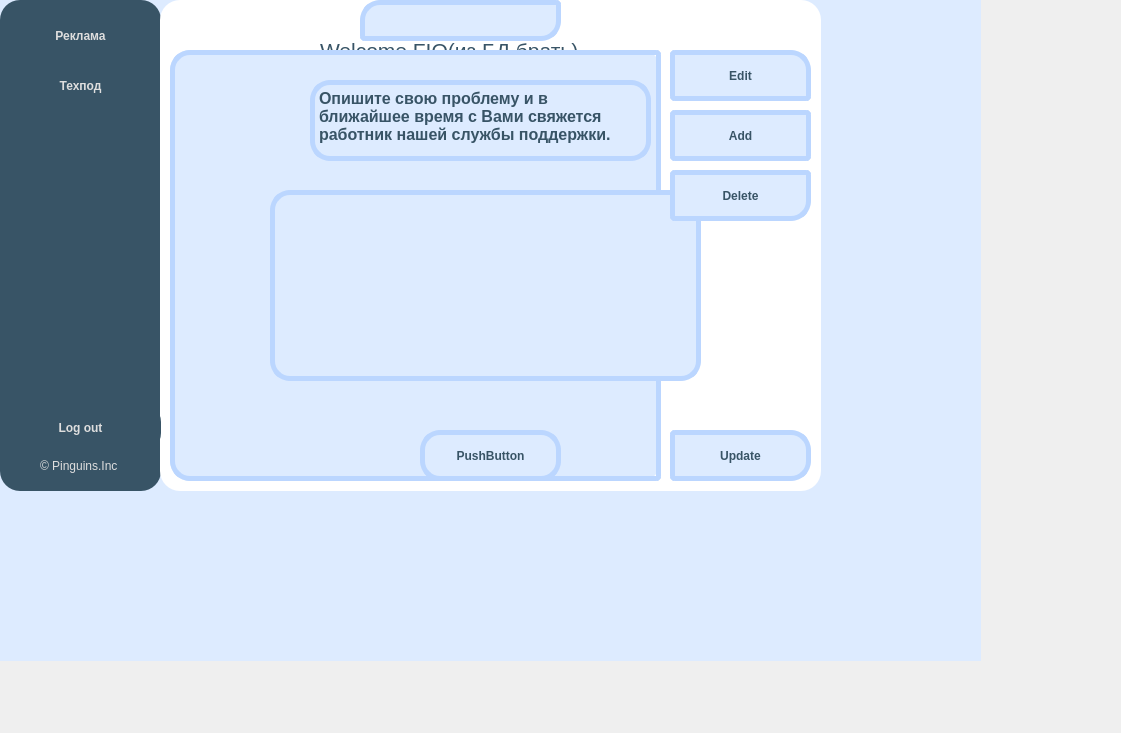
<?xml version="1.0" encoding="UTF-8"?>
<!-- Marketer UI code for CRM application
Copyright(C) 2022 Plnguins

This program is free software : you can redistribute it and / or modify
it under the terms of the GNU Affero General Public License as published
by the Free Software Foundation, either version 3 of the License, or
(at your option) any later version.

This program is distributed in the hope that it will be useful,
but WITHOUT ANY WARRANTY; without even the implied warranty of
MERCHANTABILITY or FITNESS FOR A PARTICULAR PURPOSE.See the
GNU Affero General Public License for more details.

You should have received a copy of the GNU Affero General Public License
along with this program.If not, see < https:  // www.gnu.org/licenses/>. -->
<ui version="4.0">
 <class>marketerUi</class>
 <widget class="QWidget" name="marketerUi">
  <property name="geometry">
   <rect>
    <x>0</x>
    <y>0</y>
    <width>1121</width>
    <height>733</height>
   </rect>
  </property>
  <property name="windowTitle">
   <string>Form</string>
  </property>
  <widget class="QLabel" name="label_6">
   <property name="geometry">
    <rect>
     <x>160</x>
     <y>0</y>
     <width>661</width>
     <height>491</height>
    </rect>
   </property>
   <property name="styleSheet">
    <string notr="true">background-color :rgb(255, 255, 255);
border-radius: 20px;</string>
   </property>
   <property name="text">
    <string/>
   </property>
  </widget>
  <widget class="QLabel" name="label">
   <property name="geometry">
    <rect>
     <x>40</x>
     <y>450</y>
     <width>91</width>
     <height>31</height>
    </rect>
   </property>
   <property name="styleSheet">
    <string notr="true">color: rgb(222, 222, 222);
font:light &quot;Comfortaa&quot; 16px;
background-color: rgb(56, 84, 102);</string>
   </property>
   <property name="text">
    <string>© Pinguins.Inc</string>
   </property>
  </widget>
  <widget class="QPushButton" name="pushButton_4">
   <property name="geometry">
    <rect>
     <x>0</x>
     <y>10</y>
     <width>161</width>
     <height>51</height>
    </rect>
   </property>
   <property name="styleSheet">
    <string notr="true">QPushButton#pushButton_4:!pressed {
    font: 12pt &quot;Comfortaa&quot;;
	color: rgb(222, 222, 222);
	font: bold;
	border: none;
	background-color: rgb(56, 84, 102);
	border-radius:20px;
 }

QPushButton#pushButton_4 {
    font: 12pt &quot;Comfortaa&quot;;
	color: rgb(222, 222, 222);
	font: bold;
	border: none;
	background-color: rgb(56, 84, 102);
	border-radius:20px;
 }

QPushButton#pushButton_4:hover {
     background-color: rgb(54, 69, 80);
	font: 12pt &quot;Comfortaa&quot;;
	color: rgb(222, 222, 222);
	font: bold;
	border: none;
	border-radius:20px;
 }


QPushButton#pushButton_4:pressed {
     background-color: rgb(45, 58, 66);
	font: 12pt &quot;Comfortaa&quot;;
	color: rgb(222, 222, 222);
	font: bold;
	border: none;
	border-radius:20px;
 }</string>
   </property>
   <property name="text">
    <string>Реклама</string>
   </property>
   <property name="flat">
    <bool>true</bool>
   </property>
  </widget>
  <widget class="QLabel" name="label_7">
   <property name="geometry">
    <rect>
     <x>0</x>
     <y>0</y>
     <width>161</width>
     <height>491</height>
    </rect>
   </property>
   <property name="sizePolicy">
    <sizepolicy hsizetype="Expanding" vsizetype="Expanding">
     <horstretch>0</horstretch>
     <verstretch>0</verstretch>
    </sizepolicy>
   </property>
   <property name="styleSheet">
    <string notr="true">color: rgb(222, 222, 222);
	font: bold;
	border: none;
	background-color: rgb(56, 84, 102);
	border-radius:20px;</string>
   </property>
   <property name="text">
    <string/>
   </property>
  </widget>
  <widget class="QLabel" name="label_5">
   <property name="geometry">
    <rect>
     <x>320</x>
     <y>30</y>
     <width>331</width>
     <height>41</height>
    </rect>
   </property>
   <property name="styleSheet">
    <string notr="true">font:bold 12pt &quot;Comfortaa&quot;;
color: rgb(56, 84, 102);</string>
   </property>
   <property name="text">
    <string>&lt;html&gt;&lt;head/&gt;&lt;body&gt;&lt;p&gt;&lt;span style=&quot; font-size:16pt;&quot;&gt;Welcome FIO(из БД брать)&lt;/span&gt;&lt;/p&gt;&lt;/body&gt;&lt;/html&gt;</string>
   </property>
  </widget>
  <widget class="QPushButton" name="pushButton_8">
   <property name="geometry">
    <rect>
     <x>670</x>
     <y>430</y>
     <width>141</width>
     <height>51</height>
    </rect>
   </property>
   <property name="styleSheet">
    <string notr="true">QPushButton#pushButton_8:!pressed {
    font: 12pt &quot;Comfortaa&quot;;
	font: bold;
	color:  rgb(56, 84, 102);	
	background-color: rgb(221, 235, 255);
	border: 5px solid #BBD6FF ;
	border-top-right-radius:20px;
	border-bottom-right-radius:20px;
	border-top-left-radius:5px;
	border-bottom-left-radius:5px;
 }

QPushButton#pushButton_8 {
    font: 12pt &quot;Comfortaa&quot;;
	font: bold;
	color:  rgb(56, 84, 102);	
	background-color: rgb(221, 235, 255);
	border: 5px solid #BBD6FF ;
	border-top-right-radius:20px;
	border-bottom-right-radius:20px;
	border-top-left-radius:5px;
	border-bottom-left-radius:5px;
 }

QPushButton#pushButton_8:hover {
    font: 12pt &quot;Comfortaa&quot;;
	font: bold;
	color:  rgb(56, 84, 102);	
	background-color: rgb(165, 199, 250);
	border: 5px solid #75ACFF;
	border-top-right-radius:20px;
	border-bottom-right-radius:20px;
	border-top-left-radius:5px;
	border-bottom-left-radius:5px;
 }


QPushButton#pushButton_8:pressed {
    font: 12pt &quot;Comfortaa&quot;;
	font: bold;
	color:  rgb(56, 84, 102);	
	background-color: rgb(165, 199, 250);
	border: 5px solid #75ACFF;
	border-top-right-radius:20px;
	border-bottom-right-radius:20px;
	border-top-left-radius:5px;
	border-bottom-left-radius:5px;
 }</string>
   </property>
   <property name="text">
    <string>Update</string>
   </property>
  </widget>
  <widget class="QLabel" name="label_10">
   <property name="geometry">
    <rect>
     <x>360</x>
     <y>0</y>
     <width>201</width>
     <height>41</height>
    </rect>
   </property>
   <property name="styleSheet">
    <string notr="true">font: 12pt &quot;Comfortaa&quot;;
	font: bold;
	color:  rgb(56, 84, 102);	
	background-color: rgb(221, 235, 255);
	border: 5px solid #BBD6FF ;
	border-top-left-radius: 20px;
	border-top-right-radius: 5px;
border-bottom-left-radius: 5px;
	border-bottom-right-radius: 20px;
	text-align: right;</string>
   </property>
   <property name="text">
    <string/>
   </property>
   <property name="alignment">
    <set>Qt::AlignCenter</set>
   </property>
  </widget>
  <widget class="QLabel" name="label_9">
   <property name="geometry">
    <rect>
     <x>170</x>
     <y>50</y>
     <width>491</width>
     <height>431</height>
    </rect>
   </property>
   <property name="styleSheet">
    <string notr="true">background-color: rgb(221, 235, 255);

border-radius:20px;</string>
   </property>
   <property name="text">
    <string/>
   </property>
  </widget>
  <widget class="QLabel" name="label_8">
   <property name="geometry">
    <rect>
     <x>-110</x>
     <y>-80</y>
     <width>1091</width>
     <height>741</height>
    </rect>
   </property>
   <property name="styleSheet">
    <string notr="true">background-color:rgb(221, 235, 255);</string>
   </property>
   <property name="text">
    <string/>
   </property>
  </widget>
  <widget class="QPushButton" name="pushButton_9">
   <property name="geometry">
    <rect>
     <x>670</x>
     <y>50</y>
     <width>141</width>
     <height>51</height>
    </rect>
   </property>
   <property name="styleSheet">
    <string notr="true">QPushButton#pushButton_9:!pressed {
    font: 12pt &quot;Comfortaa&quot;;
	font: bold;
	color:  rgb(56, 84, 102);	
	background-color: rgb(221, 235, 255);
	border: 5px solid #BBD6FF ;
	border-top-right-radius:20px;
	border-bottom-right-radius:5px;
	border-top-left-radius:5px;
	border-bottom-left-radius:5px;
 }

QPushButton#pushButton_9 {
    font: 12pt &quot;Comfortaa&quot;;
	font: bold;
	color:  rgb(56, 84, 102);	
	background-color: rgb(221, 235, 255);
	border: 5px solid #BBD6FF ;
	border-top-right-radius:20px;
	border-bottom-right-radius:5px;
	border-top-left-radius:5px;
	border-bottom-left-radius:5px;
 }

QPushButton#pushButton_9:hover {
    font: 12pt &quot;Comfortaa&quot;;
	font: bold;
	color:  rgb(56, 84, 102);	
	background-color: rgb(165, 199, 250);
	border: 5px solid #75ACFF;
	border-top-right-radius:20px;
	border-bottom-right-radius:5px;
	border-top-left-radius:5px;
	border-bottom-left-radius:5px;
 }


QPushButton#pushButton_9:pressed {
    font: 12pt &quot;Comfortaa&quot;;
	font: bold;
	color:  rgb(56, 84, 102);	
	background-color: rgb(165, 199, 250);
	border: 5px solid #75ACFF;
	border-top-right-radius:20px;
	border-bottom-right-radius:5px;
	border-top-left-radius:5px;
	border-bottom-left-radius:5px;
 }</string>
   </property>
   <property name="text">
    <string>Edit</string>
   </property>
  </widget>
  <widget class="QTextEdit" name="textEdit">
   <property name="geometry">
    <rect>
     <x>270</x>
     <y>190</y>
     <width>431</width>
     <height>191</height>
    </rect>
   </property>
   <property name="styleSheet">
    <string notr="true">	font: 12pt &quot;Comfortaa&quot;;
	font: bold;
	color:  rgb(56, 84, 102);	
	background-color: rgb(221, 235, 255);
	border: 5px solid #BBD6FF ;
	border-radius: 20px;</string>
   </property>
  </widget>
  <widget class="QLabel" name="label_4">
   <property name="geometry">
    <rect>
     <x>420</x>
     <y>450</y>
     <width>121</width>
     <height>31</height>
    </rect>
   </property>
   <property name="styleSheet">
    <string notr="true">font:bold 12pt &quot;Comfortaa&quot;;
color: rgb(56, 84, 102);</string>
   </property>
   <property name="text">
    <string>&lt;html&gt;&lt;head/&gt;&lt;body&gt;&lt;p&gt;&lt;span style=&quot; font-size:14pt;&quot;&gt;Pinguins.Inc&lt;/span&gt;&lt;/p&gt;&lt;/body&gt;&lt;/html&gt;</string>
   </property>
  </widget>
  <widget class="QTextBrowser" name="textBrowser">
   <property name="geometry">
    <rect>
     <x>310</x>
     <y>80</y>
     <width>341</width>
     <height>81</height>
    </rect>
   </property>
   <property name="styleSheet">
    <string notr="true">	font: 12pt &quot;Comfortaa&quot;;
	font: bold;
	color:  rgb(56, 84, 102);	
	background-color: rgb(221, 235, 255);
	border: 5px solid #BBD6FF ;
	border-radius: 20px;</string>
   </property>
   <property name="html">
    <string>&lt;!DOCTYPE HTML PUBLIC &quot;-//W3C//DTD HTML 4.0//EN&quot; &quot;http://www.w3.org/TR/REC-html40/strict.dtd&quot;&gt;
&lt;html&gt;&lt;head&gt;&lt;meta name=&quot;qrichtext&quot; content=&quot;1&quot; /&gt;&lt;style type=&quot;text/css&quot;&gt;
p, li { white-space: pre-wrap; }
&lt;/style&gt;&lt;/head&gt;&lt;body style=&quot; font-family:'Comfortaa'; font-size:12pt; font-weight:600; font-style:normal;&quot;&gt;
&lt;p style=&quot; margin-top:0px; margin-bottom:0px; margin-left:0px; margin-right:0px; -qt-block-indent:0; text-indent:0px;&quot;&gt;&lt;span style=&quot; font-family:'MS Shell Dlg 2';&quot;&gt;Опишите свою проблему и в ближайшее время с Вами свяжется работник нашей службы поддержки.&lt;/span&gt;&lt;/p&gt;&lt;/body&gt;&lt;/html&gt;</string>
   </property>
  </widget>
  <widget class="QTableWidget" name="tableWidget">
   <property name="geometry">
    <rect>
     <x>170</x>
     <y>50</y>
     <width>491</width>
     <height>431</height>
    </rect>
   </property>
   <property name="styleSheet">
    <string notr="true">QTableWidget#tableWidget {
	background-color:transparent;
	color: rgb(56, 84, 102);
	font: 14px &quot;Comfortaa&quot;;
	border-top-left-radius: 20px;
	border-bottom-right-radius:5px;
	border-top-right-radius: 5px;
	border-bottom-left-radius: 20px;
	border: 5px solid #BBD6FF ;
}





QHeaderView{
	background-color:transparent;
	border: 10px black solid;
}

QTableView QTableCornerButton::section {
    border-top-left-radius: 15px;
}

QTableWidget::item:selection {
    selection-background-color: rgb(56, 84, 102);	
	selection-color:  rgb(222, 222, 222);
}
</string>
   </property>
  </widget>
  <widget class="QPushButton" name="pushButton_11">
   <property name="geometry">
    <rect>
     <x>670</x>
     <y>170</y>
     <width>141</width>
     <height>51</height>
    </rect>
   </property>
   <property name="styleSheet">
    <string notr="true">QPushButton#pushButton_11:!pressed {
    font: 12pt &quot;Comfortaa&quot;;
	font: bold;
	color:  rgb(56, 84, 102);	
	background-color: rgb(221, 235, 255);
	border: 5px solid #BBD6FF ;
	border-top-right-radius:5px;
	border-bottom-right-radius:20px;
	border-top-left-radius:5px;
	border-bottom-left-radius:5px;
 }

QPushButton#pushButton_11 {
    font: 12pt &quot;Comfortaa&quot;;
	font: bold;
	color:  rgb(56, 84, 102);	
	background-color: rgb(221, 235, 255);
	border: 5px solid #BBD6FF ;
	border-top-right-radius:5px;
	border-bottom-right-radius:20px;
	border-top-left-radius:5px;
	border-bottom-left-radius:5px;
 }

QPushButton#pushButton_11:hover {
    font: 12pt &quot;Comfortaa&quot;;
	font: bold;
	color:  rgb(56, 84, 102);	
	background-color: rgb(165, 199, 250);
	border: 5px solid #75ACFF;
	border-top-right-radius:5px;
	border-bottom-right-radius:20px;
	border-top-left-radius:5px;
	border-bottom-left-radius:5px;
 }


QPushButton#pushButton_11:pressed {
    font: 12pt &quot;Comfortaa&quot;;
	font: bold;
	color:  rgb(56, 84, 102);	
	background-color: rgb(165, 199, 250);
	border: 5px solid #75ACFF;
	border-top-right-radius:5px;
	border-bottom-right-radius:20px;
	border-top-left-radius:5px;
	border-bottom-left-radius:5px;
 }</string>
   </property>
   <property name="text">
    <string>Delete</string>
   </property>
  </widget>
  <widget class="QLabel" name="label_3">
   <property name="geometry">
    <rect>
     <x>320</x>
     <y>370</y>
     <width>321</width>
     <height>81</height>
    </rect>
   </property>
   <property name="styleSheet">
    <string notr="true">font:bold 12pt &quot;Comfortaa&quot;;
color: rgb(56, 84, 102);</string>
   </property>
   <property name="text">
    <string>&lt;html&gt;&lt;head/&gt;&lt;body&gt;&lt;p&gt;&lt;span style=&quot; font-size:36pt;&quot;&gt;Pinguin CRM&lt;/span&gt;&lt;/p&gt;&lt;/body&gt;&lt;/html&gt;</string>
   </property>
  </widget>
  <widget class="QPushButton" name="pushButton_7">
   <property name="geometry">
    <rect>
     <x>0</x>
     <y>402</y>
     <width>161</width>
     <height>51</height>
    </rect>
   </property>
   <property name="styleSheet">
    <string notr="true">QPushButton#pushButton_7:!pressed {
    font: 12pt &quot;Comfortaa&quot;;
	color: rgb(222, 222, 222);
	font: bold;
	border: none;
	background-color: rgb(56, 84, 102);
	border-radius:20px;
 }

QPushButton#pushButton_7 {
    font: 12pt &quot;Comfortaa&quot;;
	color: rgb(222, 222, 222);
	font: bold;
	border: none;
	background-color: rgb(56, 84, 102);
	border-radius:20px;
 }

QPushButton#pushButton_7:hover {
     background-color: rgb(54, 69, 80);
	font: 12pt &quot;Comfortaa&quot;;
	color: rgb(222, 222, 222);
	font: bold;
	border: none;
	border-radius:20px;
 }


QPushButton#pushButton_7:pressed {
     background-color: rgb(45, 58, 66);
	font: 12pt &quot;Comfortaa&quot;;
	color: rgb(222, 222, 222);
	font: bold;
	border: none;
	border-radius:20px;
 }</string>
   </property>
   <property name="text">
    <string>Log out</string>
   </property>
  </widget>
  <widget class="QPushButton" name="pushButton_6">
   <property name="geometry">
    <rect>
     <x>0</x>
     <y>60</y>
     <width>161</width>
     <height>51</height>
    </rect>
   </property>
   <property name="styleSheet">
    <string notr="true">QPushButton#pushButton_6:!pressed {
    font: 12pt &quot;Comfortaa&quot;;
	color: rgb(222, 222, 222);
	font: bold;
	border: none;
	background-color: rgb(56, 84, 102);
	border-radius:20px;
 }

QPushButton#pushButton_6 {
    font: 12pt &quot;Comfortaa&quot;;
	color: rgb(222, 222, 222);
	font: bold;
	border: none;
	background-color: rgb(56, 84, 102);
	border-radius:20px;
 }

QPushButton#pushButton_6:hover {
     background-color: rgb(54, 69, 80);
	font: 12pt &quot;Comfortaa&quot;;
	color: rgb(222, 222, 222);
	font: bold;
	border: none;
	border-radius:20px;
 }


QPushButton#pushButton_6:pressed {
     background-color: rgb(45, 58, 66);
	font: 12pt &quot;Comfortaa&quot;;
	color: rgb(222, 222, 222);
	font: bold;
	border: none;
	border-radius:20px;
 }</string>
   </property>
   <property name="text">
    <string>Техпод</string>
   </property>
   <property name="flat">
    <bool>true</bool>
   </property>
  </widget>
  <widget class="QPushButton" name="pushButton_12">
   <property name="geometry">
    <rect>
     <x>420</x>
     <y>430</y>
     <width>141</width>
     <height>51</height>
    </rect>
   </property>
   <property name="styleSheet">
    <string notr="true">QPushButton#pushButton_12:!pressed {
    font: 12pt &quot;Comfortaa&quot;;
	font: bold;
	color:  rgb(56, 84, 102);	
	background-color: rgb(221, 235, 255);
	border: 5px solid #BBD6FF ;
	border-radius:20px;
 }

QPushButton#pushButton_12 {
    font: 12pt &quot;Comfortaa&quot;;
	font: bold;
	color:  rgb(56, 84, 102);	
	background-color: rgb(221, 235, 255);
	border: 5px solid #BBD6FF ;
	border-radius:20px;;
 }

QPushButton#pushButton_12:hover {
    font: 12pt &quot;Comfortaa&quot;;
	font: bold;
	color:  rgb(56, 84, 102);	
	background-color: rgb(165, 199, 250);
	border: 5px solid #75ACFF;
	border-radius:20px;
 }


QPushButton#pushButton_12:pressed {
    font: 12pt &quot;Comfortaa&quot;;
	font: bold;
	color:  rgb(56, 84, 102);	
	background-color: rgb(165, 199, 250);
	border: 5px solid #75ACFF;
	border-radius:20px;
 }</string>
   </property>
   <property name="text">
    <string>PushButton</string>
   </property>
  </widget>
  <widget class="QPushButton" name="pushButton_10">
   <property name="geometry">
    <rect>
     <x>670</x>
     <y>110</y>
     <width>141</width>
     <height>51</height>
    </rect>
   </property>
   <property name="styleSheet">
    <string notr="true">QPushButton#pushButton_10:!pressed {
    font: 12pt &quot;Comfortaa&quot;;
	font: bold;
	color:  rgb(56, 84, 102);	
	background-color: rgb(221, 235, 255);
	border: 5px solid #BBD6FF ;
	border-top-right-radius:5px;
	border-bottom-right-radius:5px;
	border-top-left-radius:5px;
	border-bottom-left-radius:5px;
 }

QPushButton#pushButton_10 {
    font: 12pt &quot;Comfortaa&quot;;
	font: bold;
	color:  rgb(56, 84, 102);	
	background-color: rgb(221, 235, 255);
	border: 5px solid #BBD6FF ;
	border-top-right-radius:5px;
	border-bottom-right-radius:5px;
	border-top-left-radius:5px;
	border-bottom-left-radius:5px;
 }

QPushButton#pushButton_10:hover {
    font: 12pt &quot;Comfortaa&quot;;
	font: bold;
	color:  rgb(56, 84, 102);	
	background-color: rgb(165, 199, 250);
	border: 5px solid #75ACFF;
	border-top-right-radius:5px;
	border-bottom-right-radius:5px;
	border-top-left-radius:5px;
	border-bottom-left-radius:5px;
 }


QPushButton#pushButton_10:pressed {
    font: 12pt &quot;Comfortaa&quot;;
	font: bold;
	color:  rgb(56, 84, 102);	
	background-color: rgb(165, 199, 250);
	border: 5px solid #75ACFF;
	border-top-right-radius:5px;
	border-bottom-right-radius:5px;
	border-top-left-radius:5px;
	border-bottom-left-radius:5px;
 }</string>
   </property>
   <property name="text">
    <string>Add</string>
   </property>
  </widget>
  <widget class="QLabel" name="label_2">
   <property name="geometry">
    <rect>
     <x>340</x>
     <y>90</y>
     <width>271</width>
     <height>291</height>
    </rect>
   </property>
   <property name="text">
    <string/>
   </property>
  </widget>
  <zorder>label_8</zorder>
  <zorder>label_7</zorder>
  <zorder>pushButton_4</zorder>
  <zorder>pushButton_6</zorder>
  <zorder>label_6</zorder>
  <zorder>label_3</zorder>
  <zorder>label_4</zorder>
  <zorder>label_5</zorder>
  <zorder>label_9</zorder>
  <zorder>tableWidget</zorder>
  <zorder>textBrowser</zorder>
  <zorder>textEdit</zorder>
  <zorder>pushButton_10</zorder>
  <zorder>pushButton_11</zorder>
  <zorder>pushButton_12</zorder>
  <zorder>pushButton_9</zorder>
  <zorder>pushButton_8</zorder>
  <zorder>label</zorder>
  <zorder>pushButton_7</zorder>
  <zorder>label_2</zorder>
  <zorder>label_10</zorder>
 </widget>
 <resources/>
 <connections/>
</ui>
